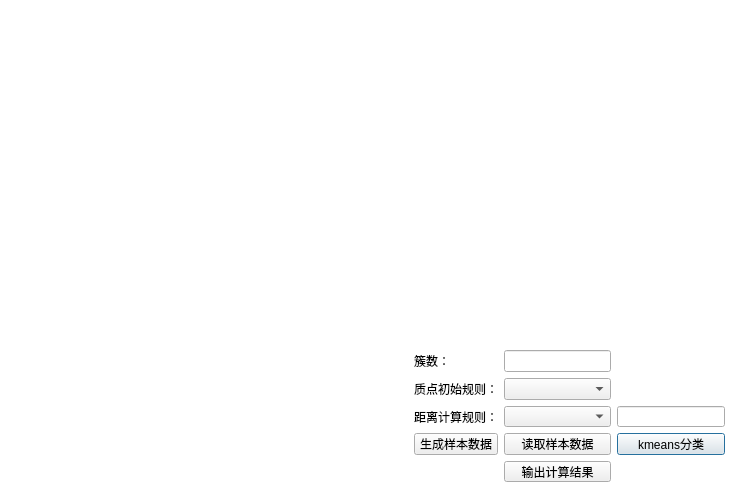
<?xml version="1.0" encoding="UTF-8"?>
<ui version="4.0">
 <class>FaceAnalyse</class>
 <widget class="QDialog" name="FaceAnalyse">
  <property name="geometry">
   <rect>
    <x>0</x>
    <y>0</y>
    <width>744</width>
    <height>503</height>
   </rect>
  </property>
  <property name="windowTitle">
   <string>Dialog</string>
  </property>
  <property name="styleSheet">
   <string notr="true">
QWidget#FaceAnalyse
{
	background-color: rgb(255, 255, 255);
}</string>
  </property>
  <widget class="QWidget" name="layoutWidget">
   <property name="geometry">
    <rect>
     <x>414</x>
     <y>350</y>
     <width>311</width>
     <height>132</height>
    </rect>
   </property>
   <layout class="QGridLayout" name="gridLayout">
    <item row="0" column="0">
     <widget class="QLabel" name="label_3">
      <property name="text">
       <string>簇数：</string>
      </property>
     </widget>
    </item>
    <item row="0" column="1">
     <widget class="QLineEdit" name="lineEdit_k"/>
    </item>
    <item row="1" column="0">
     <widget class="QLabel" name="label">
      <property name="text">
       <string>质点初始规则：</string>
      </property>
     </widget>
    </item>
    <item row="1" column="1">
     <widget class="QComboBox" name="comboBox_initCenter"/>
    </item>
    <item row="2" column="2">
     <widget class="QLineEdit" name="lineEdit_p"/>
    </item>
    <item row="2" column="0">
     <widget class="QLabel" name="label_2">
      <property name="text">
       <string>距离计算规则：</string>
      </property>
     </widget>
    </item>
    <item row="2" column="1">
     <widget class="QComboBox" name="comboBox_disCalculate"/>
    </item>
    <item row="3" column="2">
     <widget class="QPushButton" name="pushButton_kmeans">
      <property name="text">
       <string>kmeans分类</string>
      </property>
     </widget>
    </item>
    <item row="3" column="0">
     <widget class="QPushButton" name="pushButton_generate_sample">
      <property name="text">
       <string>生成样本数据</string>
      </property>
     </widget>
    </item>
    <item row="3" column="1">
     <widget class="QPushButton" name="pushButton_read_sample">
      <property name="text">
       <string>读取样本数据</string>
      </property>
     </widget>
    </item>
    <item row="4" column="1">
     <widget class="QPushButton" name="pushButton_output_sample">
      <property name="text">
       <string>输出计算结果</string>
      </property>
     </widget>
    </item>
   </layout>
  </widget>
 </widget>
 <resources/>
 <connections/>
</ui>
